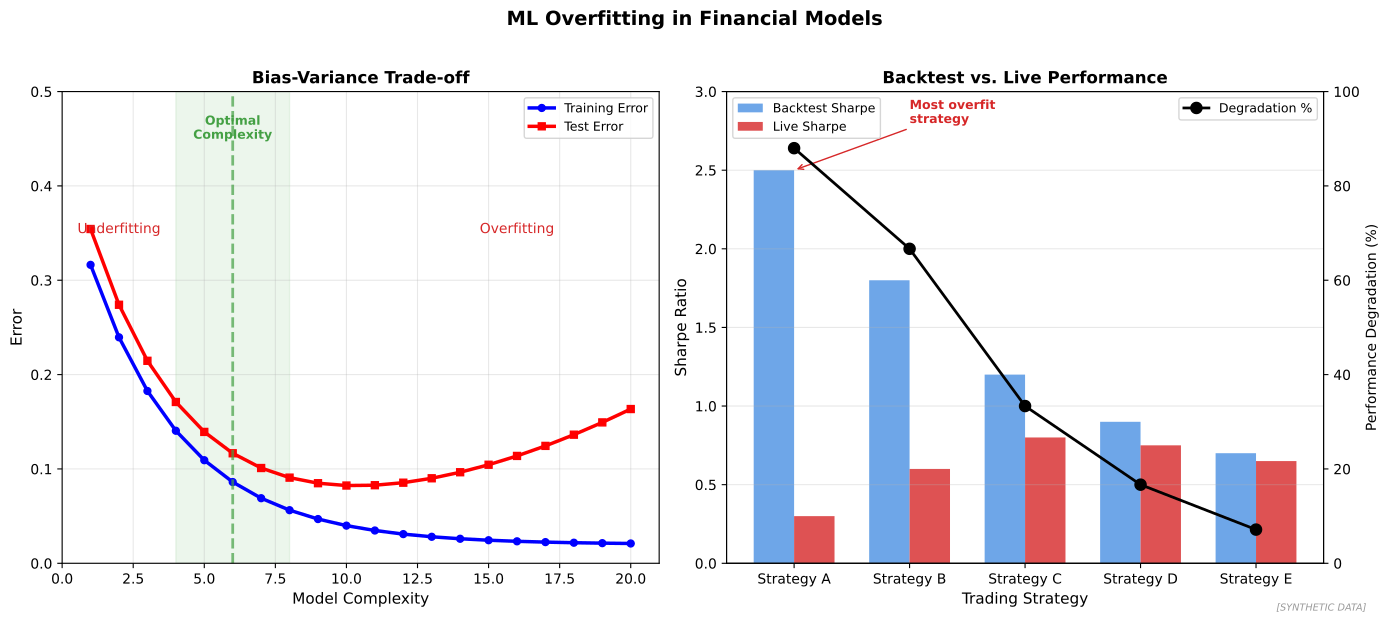

Write Python code to recreate this figure.
"""
Overfitting Example
Training vs test performance

Output: overfitting_example.pdf
Module: module_03_ai_ml
Lesson: 34 - Prediction Limitations
"""

from pathlib import Path
import matplotlib.pyplot as plt
import numpy as np

CHART_METADATA = {
    'title': 'Overfitting Example',
    'module': 'module_03_ai_ml',
    'lesson': 34,
    'url': 'https://github.com/Digital-AI-Finance/digital-finance/tree/main/module_03_ai_ml/figures/overfitting_example'
}

plt.rcParams.update({'font.size': 10, 'axes.labelsize': 10})

def create_chart():
    fig, axes = plt.subplots(1, 2, figsize=(14, 6))

    np.random.seed(42)

    # Learning Curves
    ax1 = axes[0]

    complexity = np.arange(1, 21)

    # Training error (decreases with complexity)
    train_error = 0.4 * np.exp(-0.3 * complexity) + 0.02

    # Test error (U-shaped)
    test_error = 0.4 * np.exp(-0.3 * complexity) + 0.05 * (complexity - 5)**2 / 100 + 0.05

    ax1.plot(complexity, train_error, 'b-', linewidth=2.5, marker='o', markersize=5, label='Training Error')
    ax1.plot(complexity, test_error, 'r-', linewidth=2.5, marker='s', markersize=5, label='Test Error')

    # Optimal complexity zone
    ax1.axvline(x=6, color='#44A044', linestyle='--', linewidth=2, alpha=0.7)
    ax1.fill_between([4, 8], [0, 0], [0.5, 0.5], alpha=0.1, color='#44A044')
    ax1.text(6, 0.45, 'Optimal\nComplexity', ha='center', fontsize=9, fontweight='bold', color='#44A044')

    # Zone labels
    ax1.text(2, 0.35, 'Underfitting', ha='center', fontsize=10, color='#D62728')
    ax1.text(16, 0.35, 'Overfitting', ha='center', fontsize=10, color='#D62728')

    ax1.set_xlabel('Model Complexity', fontsize=11)
    ax1.set_ylabel('Error', fontsize=11)
    ax1.set_title('Bias-Variance Trade-off', fontsize=12, fontweight='bold')
    ax1.legend(loc='upper right', fontsize=9)
    ax1.set_xlim(0, 21)
    ax1.set_ylim(0, 0.5)
    ax1.grid(True, alpha=0.3)

    # Backtest vs Live Performance
    ax2 = axes[1]

    strategies = ['Strategy A', 'Strategy B', 'Strategy C', 'Strategy D', 'Strategy E']
    backtest_sharpe = [2.5, 1.8, 1.2, 0.9, 0.7]
    live_sharpe = [0.3, 0.6, 0.8, 0.75, 0.65]

    x = np.arange(len(strategies))
    width = 0.35

    bars1 = ax2.bar(x - width/2, backtest_sharpe, width, label='Backtest Sharpe', color='#4A90E2', alpha=0.8)
    bars2 = ax2.bar(x + width/2, live_sharpe, width, label='Live Sharpe', color='#D62728', alpha=0.8)

    # Performance degradation line
    degradation = [(b - l) / b * 100 for b, l in zip(backtest_sharpe, live_sharpe)]

    ax2_twin = ax2.twinx()
    ax2_twin.plot(x, degradation, 'ko-', linewidth=2, markersize=8, label='Degradation %')
    ax2_twin.set_ylabel('Performance Degradation (%)', fontsize=10)
    ax2_twin.set_ylim(0, 100)

    ax2.set_xlabel('Trading Strategy', fontsize=11)
    ax2.set_ylabel('Sharpe Ratio', fontsize=11)
    ax2.set_title('Backtest vs. Live Performance', fontsize=12, fontweight='bold')
    ax2.set_xticks(x)
    ax2.set_xticklabels(strategies)
    ax2.legend(loc='upper left', fontsize=9)
    ax2_twin.legend(loc='upper right', fontsize=9)
    ax2.set_ylim(0, 3)
    ax2.yaxis.grid(True, alpha=0.3)

    # Warning annotation
    ax2.annotate('Most overfit\nstrategy', xy=(0, 2.5), xytext=(1, 2.8),
                fontsize=9, fontweight='bold', color='#D62728',
                arrowprops=dict(arrowstyle='->', color='#D62728'))

    fig.suptitle('ML Overfitting in Financial Models', fontsize=14, fontweight='bold', y=1.02)
    fig.text(0.98, 0.02, '[SYNTHETIC DATA]', fontsize=7, color='#999999', ha='right', style='italic')
    plt.tight_layout()

    output_path = Path(__file__).parent / 'overfitting_example.pdf'
    plt.savefig(output_path, format='pdf', dpi=300, bbox_inches='tight')
    plt.close()
    print(f"Chart saved to: {output_path}")
    return output_path

if __name__ == '__main__':
    create_chart()
